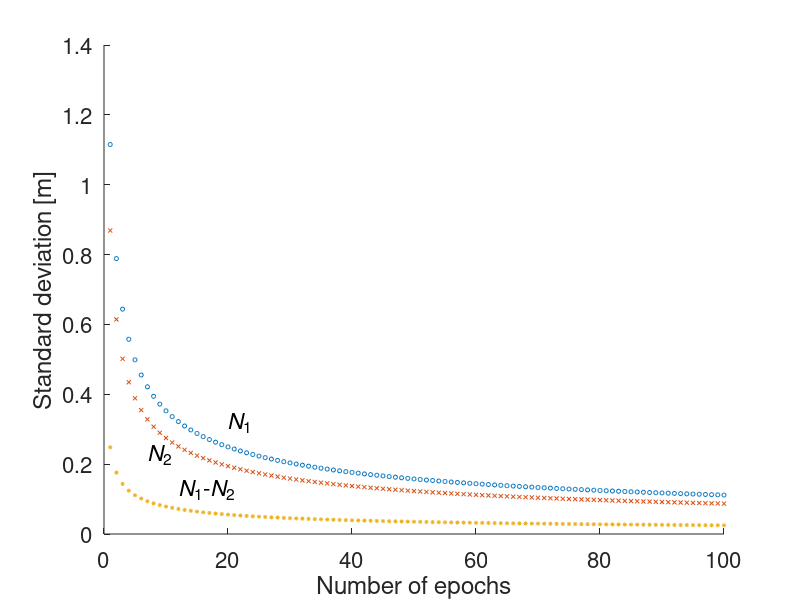

MATLAB code for this plot:
%GPSVAR Estimation of standard deviations for N1, N2,
%       and N1-N2 when using a least-squares procedure
%       in batch mode. There are 2 code and 2 phase
%       observations, and I is put equal to zero.

%Kai Borre, March 26, 1996
%Copyright (c) by Kai Borre
%$Revision: 1.0$  $Date:1998/11/08  $

% Initial computations of constants
c = 299792458;     % vacuum speed of light in m/s
f1 = 154*10.23E6;  % L1 frequency in Hz
f2 = 120*10.23E6;  % L2 frequency in Hz
lambda1 = c/f1;    % wavelength on L1:  .19029367  in m
lambda2 = c/f2;    % wavelength on L2:  .244210213 in m

e = exist('gpsvar.eps');
if e ~= 0, delete gpsvar.eps, end;

% The model looks like
%  b = [P1; Phi1; P2; Phi2];
%  x = [rho; N1; N2];
% Definition of A matrix
A = [ones(4,1) zeros(4,2)];
A(2,2) = lambda1;
A(4,3) = lambda2;
% Transformation matrix for wide lane
Z1 = eye(2);
Z1(2,1) = -1;
sd = [0.3 0.005 0.3 0.005];		   % standard deviations
W = diag([1./sd.^2]);		         % weight matrix
Wa = diag([1./sd.^2 -1/trace(W)]);	% augmented weight matrix
ev = ones(4,1);		            	% sum does not function
A1 = [A; ev'*W*A];  % A augmented with a fictituous obsv. eq.
A_aug = [];
sigmaN1 = [];
sigmaN2 = [];
sigmaN1_N2 = [];

for epoch = 1:100
   A_aug = [A_aug; A1];
   N = A_aug'*kron(eye(epoch),Wa)*A_aug;
   S = inv(N(2:3,2:3));
   sigmaN1 = [sigmaN1 sqrt(S(1,1))];
   sigmaN2 = [sigmaN2 sqrt(S(2,2))];
   ST = Z1*S*Z1';         % transformation for wide lane
   sigmaN1_N2 = [sigmaN1_N2 sqrt(ST(2,2))];
end

t = 1:100;
figure(1);
hold on
pl1 = plot(t,sigmaN1,'o',t,sigmaN2,'x',t,sigmaN1_N2,'*');
ylabel('Standard deviation [m]','FontSize',16)
xlabel('Number of epochs','FontSize',16)
set(pl1,'Markersize',3);
hold off
set(gca,'Fontsize',16)
text(20,0.32,'\itN\rm_1','FontSize',16)
text(7,0.23,'\itN\rm_2','FontSize',16)
text(12,0.13,'\itN\rm_1-\itN\rm_2','FontSize',16)
print gpsvar -deps
%%%%%%%%%% end gpsvar.m %%%%%%%%%%%%


